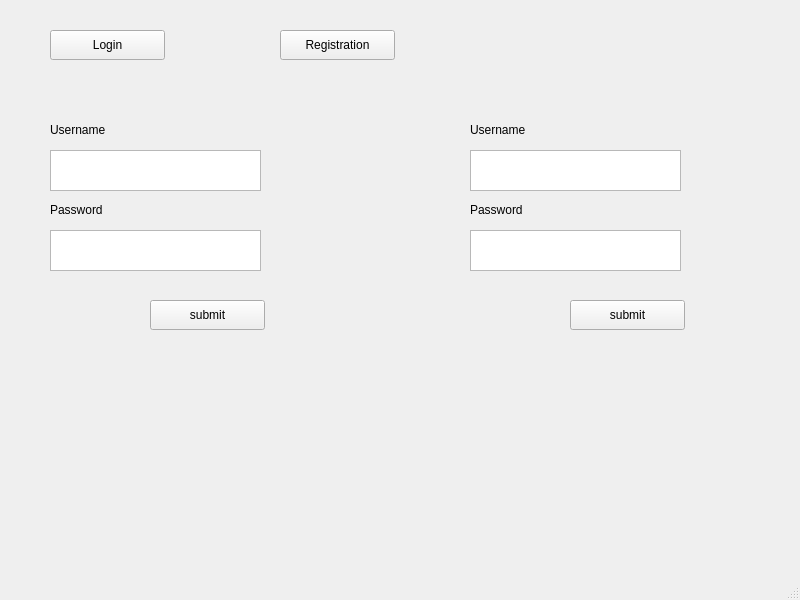
<?xml version="1.0" encoding="UTF-8"?>
<ui version="4.0">
 <class>LoginWindow</class>
 <widget class="QMainWindow" name="LoginWindow">
  <property name="geometry">
   <rect>
    <x>0</x>
    <y>0</y>
    <width>800</width>
    <height>600</height>
   </rect>
  </property>
  <property name="windowTitle">
   <string>MainWindow</string>
  </property>
  <widget class="QWidget" name="centralwidget">
   <widget class="QPushButton" name="loginButton">
    <property name="geometry">
     <rect>
      <x>50</x>
      <y>30</y>
      <width>115</width>
      <height>30</height>
     </rect>
    </property>
    <property name="text">
     <string>Login</string>
    </property>
   </widget>
   <widget class="QPushButton" name="regButton">
    <property name="geometry">
     <rect>
      <x>280</x>
      <y>30</y>
      <width>115</width>
      <height>30</height>
     </rect>
    </property>
    <property name="text">
     <string>Registration</string>
    </property>
   </widget>
   <widget class="QLabel" name="label">
    <property name="geometry">
     <rect>
      <x>50</x>
      <y>120</y>
      <width>101</width>
      <height>20</height>
     </rect>
    </property>
    <property name="text">
     <string>Username</string>
    </property>
   </widget>
   <widget class="QTextEdit" name="textEdit">
    <property name="geometry">
     <rect>
      <x>50</x>
      <y>150</y>
      <width>211</width>
      <height>41</height>
     </rect>
    </property>
   </widget>
   <widget class="QLabel" name="label_2">
    <property name="geometry">
     <rect>
      <x>50</x>
      <y>200</y>
      <width>101</width>
      <height>20</height>
     </rect>
    </property>
    <property name="text">
     <string>Password</string>
    </property>
   </widget>
   <widget class="QTextEdit" name="textEdit_2">
    <property name="geometry">
     <rect>
      <x>50</x>
      <y>230</y>
      <width>211</width>
      <height>41</height>
     </rect>
    </property>
   </widget>
   <widget class="QPushButton" name="submitButton">
    <property name="geometry">
     <rect>
      <x>150</x>
      <y>300</y>
      <width>115</width>
      <height>30</height>
     </rect>
    </property>
    <property name="text">
     <string>submit</string>
    </property>
   </widget>
   <widget class="QLabel" name="label_3">
    <property name="geometry">
     <rect>
      <x>470</x>
      <y>120</y>
      <width>101</width>
      <height>20</height>
     </rect>
    </property>
    <property name="text">
     <string>Username</string>
    </property>
   </widget>
   <widget class="QTextEdit" name="textEdit_3">
    <property name="geometry">
     <rect>
      <x>470</x>
      <y>150</y>
      <width>211</width>
      <height>41</height>
     </rect>
    </property>
   </widget>
   <widget class="QTextEdit" name="textEdit_4">
    <property name="geometry">
     <rect>
      <x>470</x>
      <y>230</y>
      <width>211</width>
      <height>41</height>
     </rect>
    </property>
   </widget>
   <widget class="QLabel" name="label_4">
    <property name="geometry">
     <rect>
      <x>470</x>
      <y>200</y>
      <width>101</width>
      <height>20</height>
     </rect>
    </property>
    <property name="text">
     <string>Password</string>
    </property>
   </widget>
   <widget class="QPushButton" name="submitButton_2">
    <property name="geometry">
     <rect>
      <x>570</x>
      <y>300</y>
      <width>115</width>
      <height>30</height>
     </rect>
    </property>
    <property name="text">
     <string>submit</string>
    </property>
   </widget>
  </widget>
  <widget class="QMenuBar" name="menubar">
   <property name="geometry">
    <rect>
     <x>0</x>
     <y>0</y>
     <width>800</width>
     <height>28</height>
    </rect>
   </property>
  </widget>
  <widget class="QStatusBar" name="statusbar"/>
 </widget>
 <resources/>
 <connections/>
</ui>
